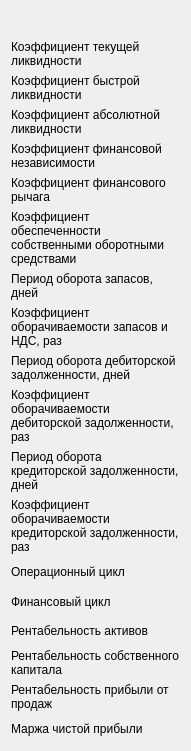
     <widget class="QWidget" name="verticalLayoutWidget_2">
      <property name="geometry">
       <rect>
        <x>20</x>
        <y>20</y>
        <width>191</width>
        <height>751</height>
       </rect>
      </property>
      <layout class="QVBoxLayout" name="verticalLayout_2">
       <item>
        <widget class="QLabel" name="label_43">
         <property name="text">
          <string/>
         </property>
        </widget>
       </item>
       <item>
        <widget class="QLabel" name="label_14">
         <property name="text">
          <string>Коэффициент текущей ликвидности</string>
         </property>
         <property name="scaledContents">
          <bool>false</bool>
         </property>
         <property name="wordWrap">
          <bool>true</bool>
         </property>
        </widget>
       </item>
       <item>
        <widget class="QLabel" name="label_16">
         <property name="text">
          <string>Коэффициент быстрой ликвидности</string>
         </property>
         <property name="wordWrap">
          <bool>true</bool>
         </property>
        </widget>
       </item>
       <item>
        <widget class="QLabel" name="label_29">
         <property name="text">
          <string>Коэффициент абсолютной ликвидности</string>
         </property>
         <property name="wordWrap">
          <bool>true</bool>
         </property>
        </widget>
       </item>
       <item>
        <widget class="QLabel" name="label_33">
         <property name="text">
          <string>Коэффициент финансовой независимости</string>
         </property>
         <property name="wordWrap">
          <bool>true</bool>
         </property>
        </widget>
       </item>
       <item>
        <widget class="QLabel" name="label_34">
         <property name="text">
          <string>Коэффициент финансового рычага</string>
         </property>
         <property name="wordWrap">
          <bool>true</bool>
         </property>
        </widget>
       </item>
       <item>
        <widget class="QLabel" name="label_35">
         <property name="text">
          <string>Коэффициент обеспеченности собственными оборотными средствами</string>
         </property>
         <property name="wordWrap">
          <bool>true</bool>
         </property>
        </widget>
       </item>
       <item>
        <widget class="QLabel" name="label_57">
         <property name="text">
          <string>Период оборота запасов, дней</string>
         </property>
         <property name="wordWrap">
          <bool>true</bool>
         </property>
        </widget>
       </item>
       <item>
        <widget class="QLabel" name="label_58">
         <property name="text">
          <string>Коэффициент оборачиваемости запасов и НДС, раз</string>
         </property>
         <property name="wordWrap">
          <bool>true</bool>
         </property>
        </widget>
       </item>
       <item>
        <widget class="QLabel" name="label_59">
         <property name="text">
          <string>Период оборота дебиторской задолженности, дней</string>
         </property>
         <property name="wordWrap">
          <bool>true</bool>
         </property>
        </widget>
       </item>
       <item>
        <widget class="QLabel" name="label_2">
         <property name="text">
          <string>Коэффициент оборачиваемости дебиторской задолженности, раз</string>
         </property>
         <property name="wordWrap">
          <bool>true</bool>
         </property>
        </widget>
       </item>
       <item>
        <widget class="QLabel" name="label_4">
         <property name="text">
          <string>Период оборота кредиторской задолженности, дней</string>
         </property>
         <property name="wordWrap">
          <bool>true</bool>
         </property>
        </widget>
       </item>
       <item>
        <widget class="QLabel" name="label_17">
         <property name="text">
          <string>Коэффициент оборачиваемости кредиторской задолженности, раз</string>
         </property>
         <property name="wordWrap">
          <bool>true</bool>
         </property>
        </widget>
       </item>
       <item>
        <widget class="QLabel" name="label_18">
         <property name="text">
          <string>Операционный цикл </string>
         </property>
         <property name="wordWrap">
          <bool>true</bool>
         </property>
        </widget>
       </item>
       <item>
        <widget class="QLabel" name="label_19">
         <property name="text">
          <string>Финансовый цикл</string>
         </property>
         <property name="wordWrap">
          <bool>true</bool>
         </property>
        </widget>
       </item>
       <item>
        <widget class="QLabel" name="label_20">
         <property name="text">
          <string>Рентабельность активов</string>
         </property>
         <property name="wordWrap">
          <bool>true</bool>
         </property>
        </widget>
       </item>
       <item>
        <widget class="QLabel" name="label_21">
         <property name="text">
          <string>Рентабельность собственного капитала</string>
         </property>
         <property name="wordWrap">
          <bool>true</bool>
         </property>
        </widget>
       </item>
       <item>
        <widget class="QLabel" name="label_22">
         <property name="text">
          <string>Рентабельность прибыли от продаж</string>
         </property>
         <property name="wordWrap">
          <bool>true</bool>
         </property>
        </widget>
       </item>
       <item>
        <widget class="QLabel" name="label_23">
         <property name="text">
          <string>Маржа чистой прибыли</string>
         </property>
         <property name="wordWrap">
          <bool>true</bool>
         </property>
        </widget>
       </item>
      </layout>
     </widget>
